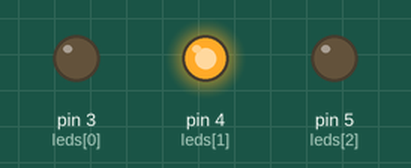
Recording of a sketch running on a simulated Arduino Uno, built with avr-gcc and run on an emulated ATmega328P. Shown: output pins drawn as LEDs (lit = HIGH).

Above: at 0.1 s.
At 0.69 s:
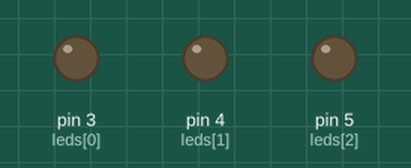
At 1.68 s:
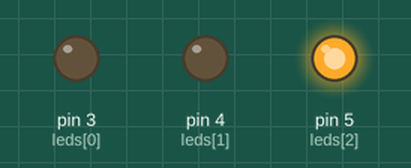
At 2.76 s:
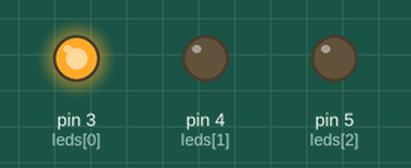
Timing chart, 0 to 3.1 s (numbered marks = the images above):
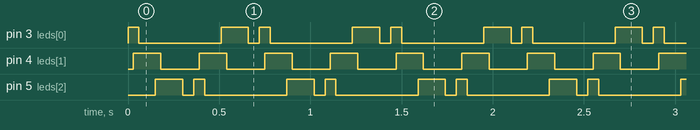

Measured:
- by itself, pin 3 (leds[0]): repeats every 0.72 s: LOW 0.45 s, HIGH 0.15 s, LOW 0.06 s, HIGH 0.06 s
- by itself, pin 4 (leds[1]): alternates HIGH for 0.15 s and LOW for 0.21 s
- by itself, pin 5 (leds[2]): repeats every 0.72 s: LOW 0.06 s, HIGH 0.06 s, LOW 0.45 s, HIGH 0.15 s

The sketch:

reto_04_c.ino
```cpp
int leds[] = {3, 4, 5};
int n = 0;
int tiempo = 30;

void setup() { //comienza la configuración
  for (n = 0; n < 3; n++) {
    pinMode(leds[n], OUTPUT);
  }
}

void loop() {
  for (n = 0; n < 3; n++) {
    digitalWrite (leds[n], HIGH);
    delay(tiempo);
    digitalWrite(leds[n + 1], HIGH);
    delay(tiempo);
    digitalWrite (leds[n], LOW);
    delay(tiempo * 2);
  }
  for (n = 2; n >= 0; n--) {
    digitalWrite (leds[n], HIGH);
    delay(tiempo);
    digitalWrite(leds[n - 1], HIGH);
    delay(tiempo);
    digitalWrite (leds[n], LOW);
    delay(tiempo * 2);
  }
}
```
